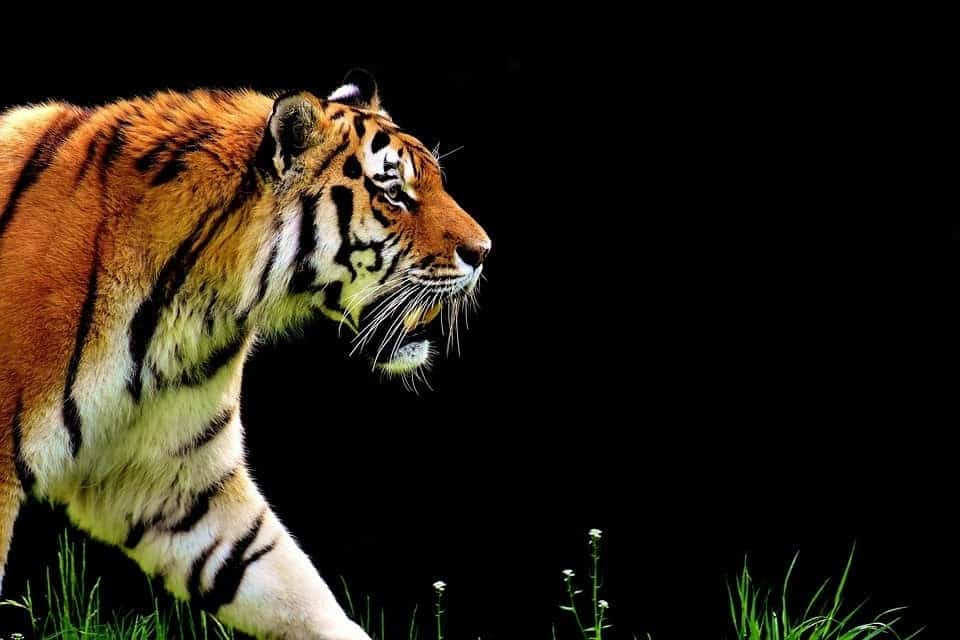
#> input picture tiger.jpeg, 960 x 640 px, found by its file name
$ python delete_background.py
#> lines starting #> are read from the running program, lines starting #| are printed output that depends on the picture; after the words box and inside, x2 and y2 are one past the last pixel; in counts of white or black regions, pixels touching at a corner belong together
import cv2

image = cv2.imread("tiger.jpeg")
#> image is the input picture: shape (640, 960, 3); mean B, G, R 21.1, 32.3, 39.7

satir,sutun,kanal = image.shape
#> satir = 640; sutun = 960; kanal = 3

imgGray = cv2.cvtColor(image,cv2.COLOR_BGR2GRAY)
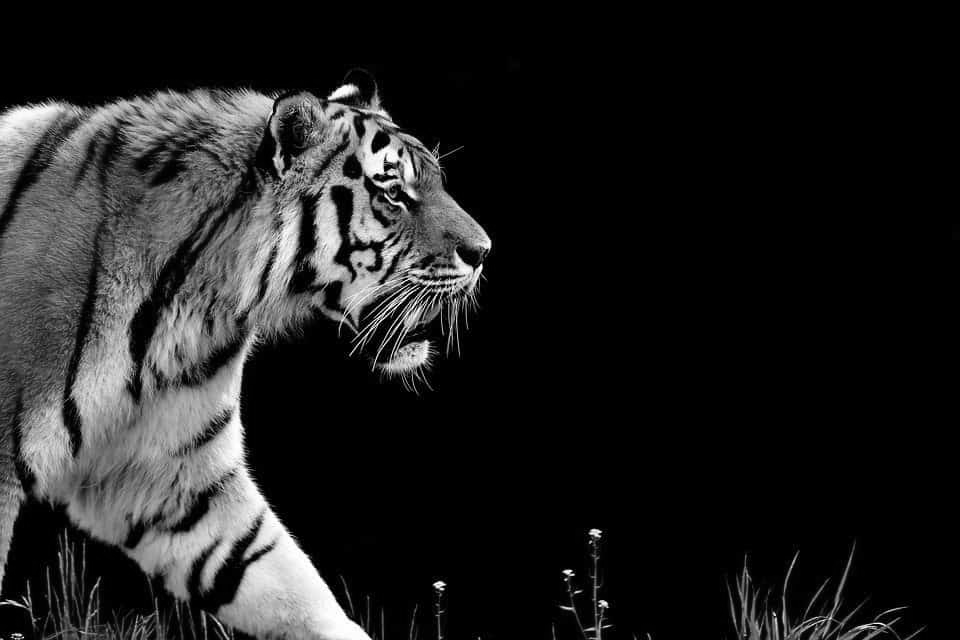
#> imgGray: shape (640, 960); min 0, max 255, mean 33.2

cv2.imshow("gray",imgGray)

ret,mask = cv2.threshold(imgGray,10,255,cv2.THRESH_BINARY)
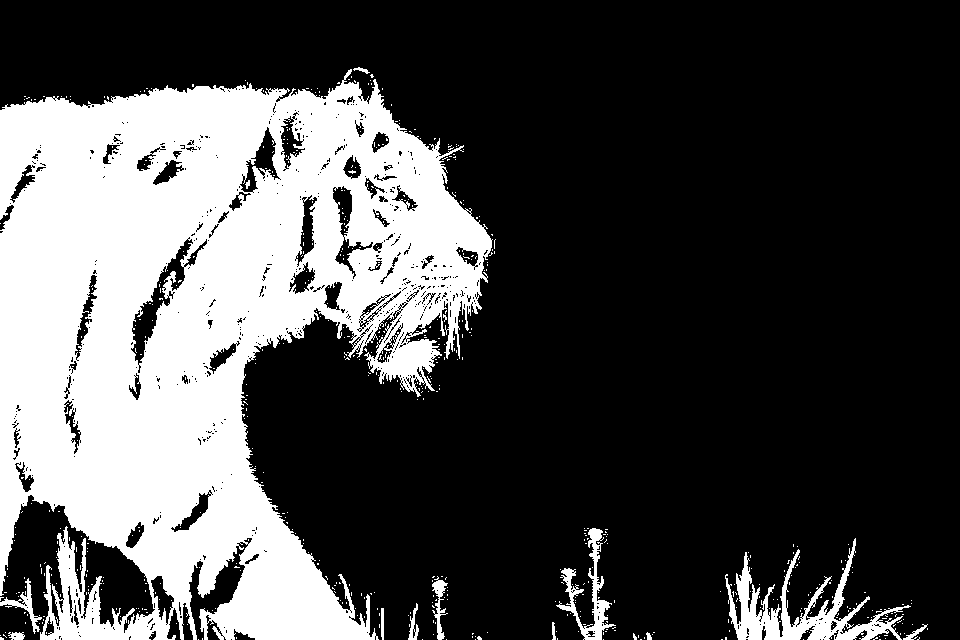
#> mask: shape (640, 960); 29.2% white; 573 white regions (560 under 20 px), largest, box (x1, y1, x2, y2) and area: (0, 69, 493, 640) 169786, (725, 538, 911, 640) 5237, (556, 528, 616, 640) 1597
cv2.imshow("mask",mask)

maskNot = cv2.bitwise_not(mask)
cv2.imshow("not mask",maskNot) #arkaplanı çıkartılmış hali


cv2.waitKey(0)
cv2.destroyAllWindows()
